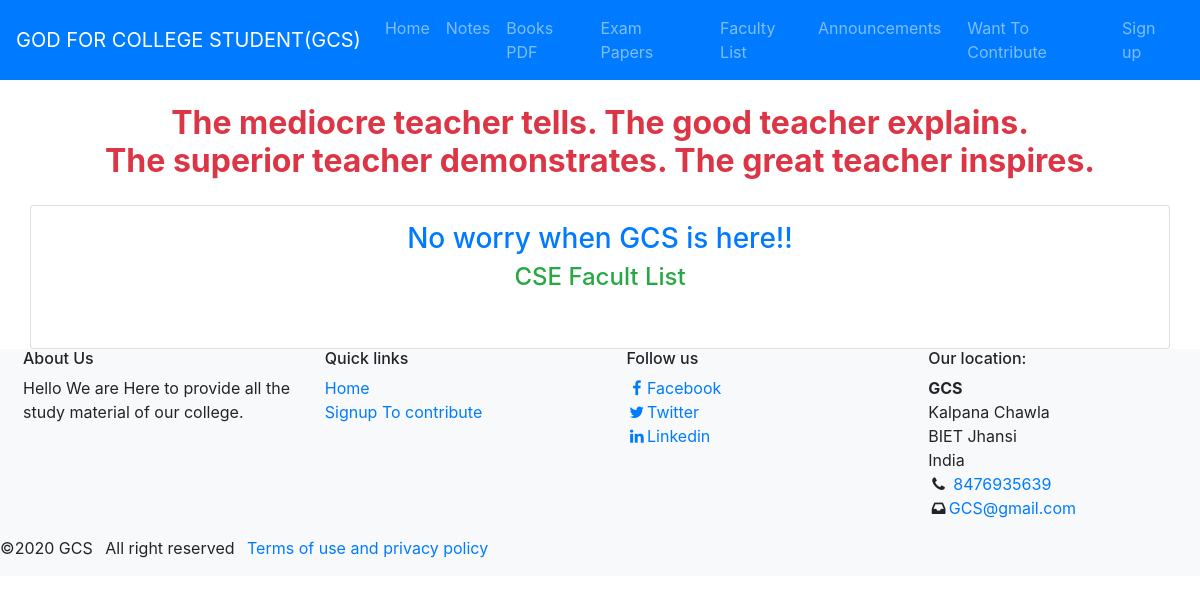
/faculty_list/CSE, run on an earlier commit of the app's database.
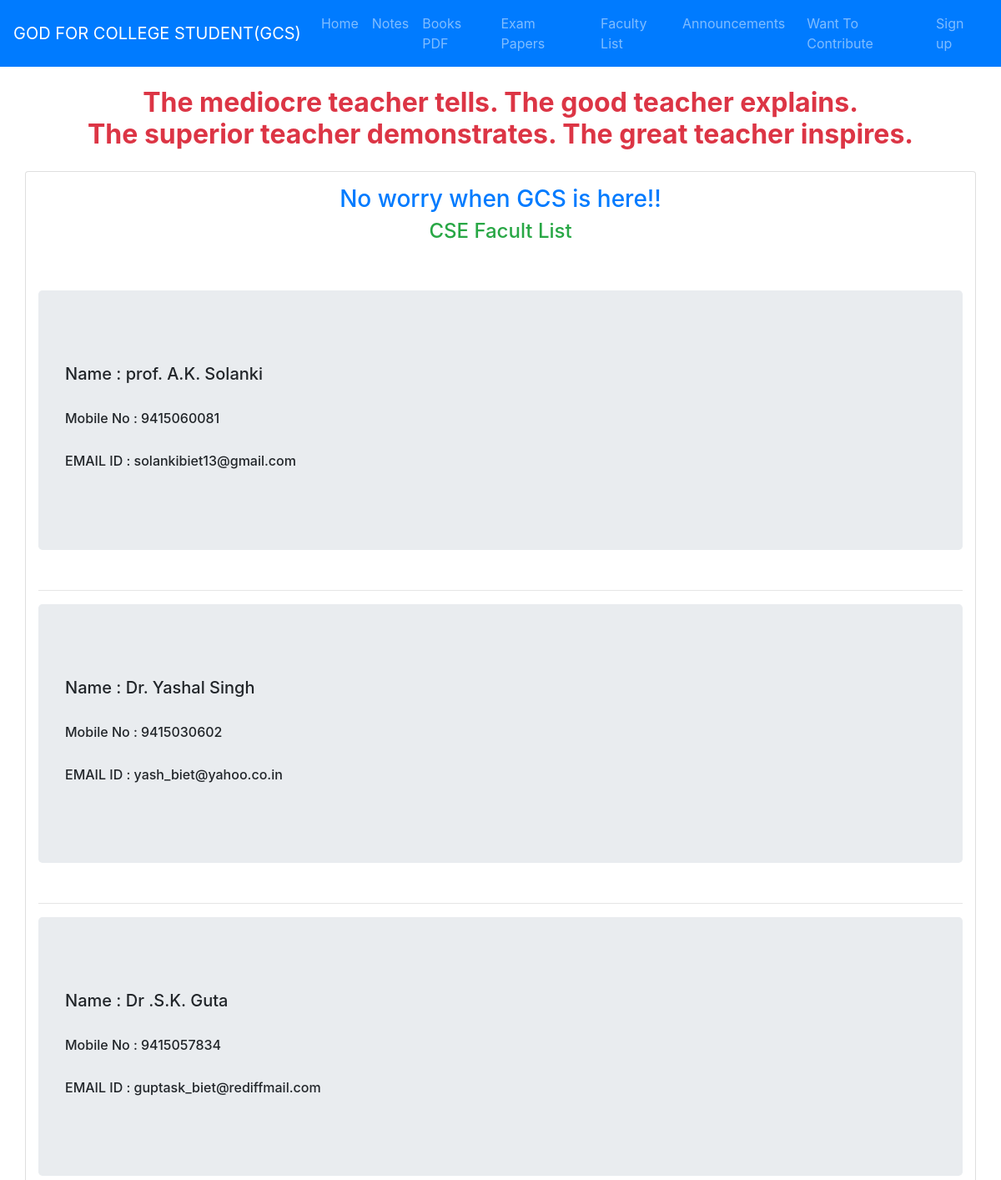
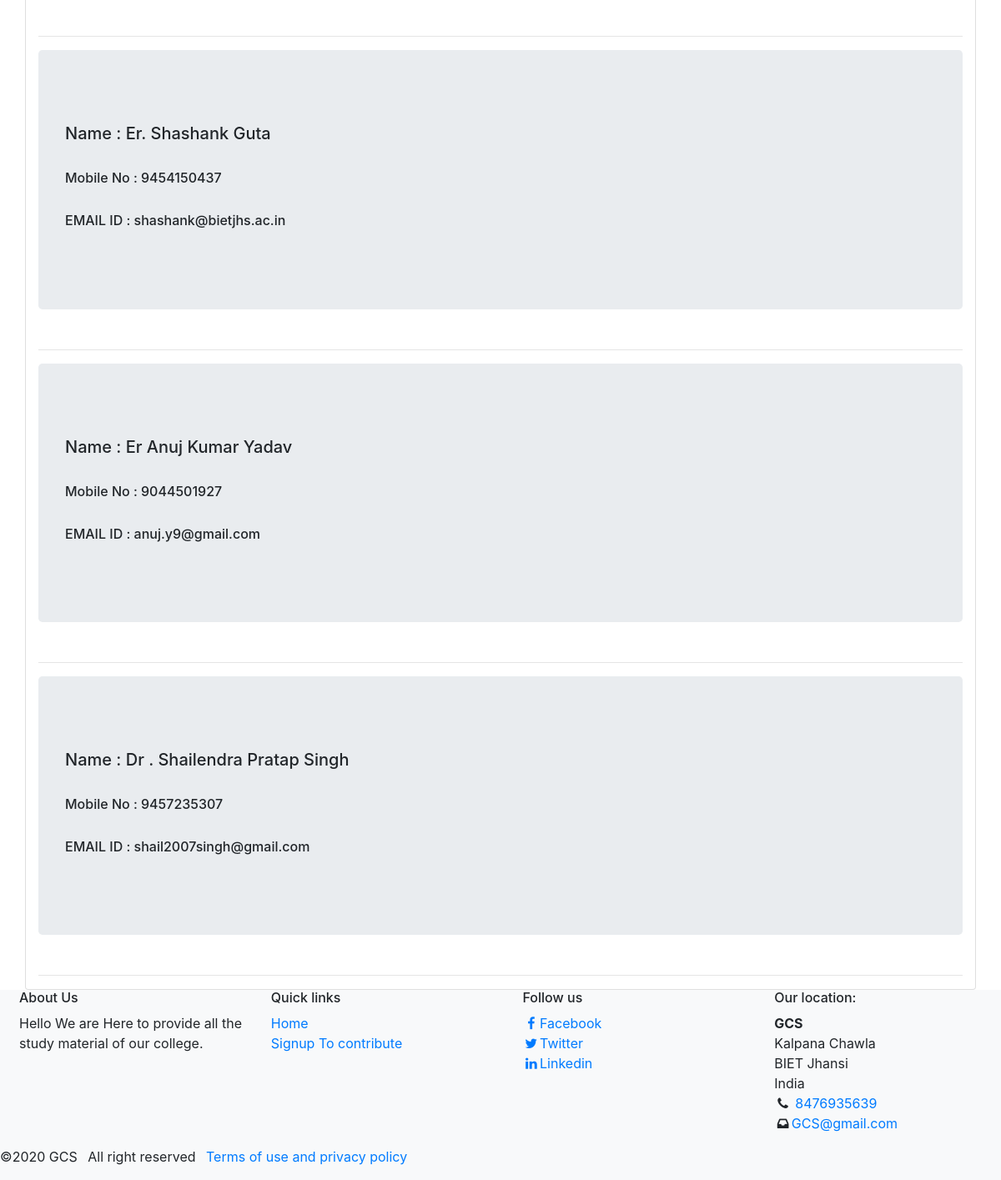
And on a later commit of the database (2 pictures, top to bottom).
### Notes/models.py (models this page shows, shortened)
class Teacher(models.Model):
	Name=models.CharField(max_length=50)
	Department=models.CharField( max_length=20, choices=Branch_choice)
	Mobile=models.BigIntegerField()
	Email=models.EmailField(null=True)

### Notes/views.py (the view)
# urls.py: path('faculty_list/<str:branch>', views.facultylist, name='facultylist'),
def facultylist(request, branch):
	facultydetails = Teacher.objects.filter(Department=branch)
	return render(request,'Notes/faculty_list.html/',{'facultydetails':facultydetails,'branch':branch})

### Notes/templates/Notes/faculty_list.html (shortened to what this page needs)
{% extends "Notes/base.html" %}
{% load static %}
{% block content %}
<div class="text-center m-2 text-danger"><H2 class="m-4"><strong> The mediocre teacher tells. The good teacher explains.<br> The superior teacher demonstrates. The great teacher inspires.
 </strong></H2>
</div>
<div class="container card ">
	<h3 class="text-center text-primary mt-3"> No worry when GCS is here!!
	<h4 class="text-center text-success"> {{branch}} Facult List</h4>
	<br>
	<br>
	{% for faculty in facultydetails %}
	<div class="jumbotron">
	<br>
	<h5>Name : {{ faculty.Name }}</h5>
	<br>
<h6>Mobile No : {{ faculty.Mobile }}</h6>
	<br>
	<h6> EMAIL ID : {{ faculty.Email}}</h5>
	<br>
</div>
<hr>
	{% endfor %}
</div>
{% endblock content %}

### Notes/templates/Notes/base.html (shortened to what this page needs)
{% load static %}
	<!DOCTYPE html>
	<html>
	<head>
<link rel="stylesheet" type="text/css" href="{% static 'Notes/css/style.css' %}">
    <link rel="stylesheet" href="https://maxcdn.bootstrapcdn.com/bootstrap/4.0.0/css/bootstrap.min.css">
    <link rel="stylesheet" href="https://maxcdn.bootstrapcdn.com/font-awesome/4.7.0/css/font-awesome.min.css">
    <link rel="stylesheet" type="text/css" href="https://stackpath.bootstrapcdn.com/font-awesome/4.7.0/css/font-awesome.min.css">
<link rel="stylesheet" type="text/css" href="{% static 'Notes/css/style.css' %}">
	</head>
	<body>
    <body data-spy="scroll" data-target="#navScrollspy">
    	<nav class="navbar bg-primary navbar-dark navbar-expand-md ">
    		<a href="#" class="navbar-brand">GOD FOR COLLEGE STUDENT(GCS)</a>
    		<div class="collapse navbar-collapse" id="
    		navbarNav">
    		<ul class="navbar-nav" id="navScrollspy">
    			<li class="nav-item">
    				<a href="{% url 'home' %}" class="nav-link">Home</a>
    			</li>
    			<li class="nav-item">
    				<a href="{% url 'notes' %}" class="nav-link">Notes</a>
    			</li>
    			<li class="nav-item">
    				<a href="{% url 'books' %}" class="nav-link">Books PDF</a>
    			</li>
    			<li class="nav-item">
    				<a href="{% url 'papers' %}" class="nav-link">Exam Papers</a>
    			</li>
    			<li class="nav-item dropdown">
			<span class="nav-link">Faculty List</span>
    			</li>
    			<li class="nav-item">
    				<a href="{% url 'announcement' %}" class="nav-link">Announcements</a>
    			</li>
    			<li class="nav-item dropdown">
			<span class="nav-link">Want To Contribute</span>
    			</li>
{% if user.is_authenticated %}
        <li class="nav-item">
          <a href="#" class="nav-link text-white">Welcome {{user.username}}!</a>
        </li>
        <li>
        <form class="form-inline nav-item" action="{% url 'logout' %}" method="POST">
          {% csrf_token %}
          <button type="submit" class="btn btn-success ml-2">Log out</button>
        </form>
    </li>
        {% else %}
        <li class="nav-item">
          <a class="nav-link" href="{% url 'signup' %}">Sign up</a>
        </li>
        {% endif %}
    			</ul>
    		</div></nav>
       {% block content %}
       {% endblock %}
   <footer class=" bg-light">
						<div class="continer">
							<div class="row ml-2">
                             <div class="col-12 col-sm-6 col-lg-3">
					         <h6>About Us</h6>
					         Hello We are Here to provide all the study material of our college.
					     </div>
								<div class="col-12 col-sm-6 col-lg-3">
							<h6>Quick links</h6>
							<ul class="list-unstyled">
								<li><a href="{% url 'home' %}">Home</a></li>
								<li><a href="{% url 'signup' %}">Signup To contribute</a></li>
							</ul></div>
							<div class="col-12 col-sm-6 col-lg-3">
                             <h6>Follow us</h6>
                             <ul class="list-unstyled">
								<li><a href="#"><i class="fa fa-facebook fa-fw" aria-hidden="true"></i>Facebook</a></li>
								<li><a href="#"><i class="fa fa-twitter fa-fw" aria-hidden="true"></i>Twitter</a></li>
								<li><a href="#"><i class="fa fa-linkedin fa-fw" aria-hidden="true"></i>Linkedin</a></li>
							</ul>
					</div>
					<div class="col-12 col-sm-6 col-lg-3">
						<h6>Our location:</h6>
						<address>
							<strong>GCS</strong></br>
							Kalpana Chawla<br>
							BIET Jhansi<br>
							India<br>
							<i class="fa fa-phone fa-fw" aria-hidden="true"></i>
							<span class="sr-only">Mobile</span><a href="tel:+1217363600">8476935639</a><br>
							<i class="fa fa-inbox fa-fw" aria-hidden="true"></i><span class="sr-only">Mail</span><a href="mailto:info@Cameo.com">GCS@gmail.com</a>
						</address></div></div>
						<div class="row">
							<div class="col-12 col-sm-6 col-lg-9">
						<ul class="list-inline">
							<li class="list-inline-item">&copy;2020 GCS</li>
							<li class="list-inline-item">All right reserved</li>
							<li class="list-inline-item"><a href="#" data-toggle="modal" data-target="#modal">Terms of use and privacy policy</a></li>
						</ul></div>
						</div></div></div></div></footer>
	</body>
	</html>

### Notes/static/Notes/css/style.css (style rules this page uses)
html,body { height: 100% }
.dropdown { position: relative; display: inline-block; margin-left: 10px; float: left; }

What changed in the data, as far as the page shows it:
now on this page (row edited): Teacher: Name "prof. A.K. Solanki", Mobile "9415060081", Email "solankibiet13@gmail.com"
now on this page (row edited): Teacher: Name "Dr. Yashal Singh", Mobile "9415030602", Email "yash_biet@yahoo.co.in"
now on this page (row edited): Teacher: Name "Dr .S.K. Guta", Mobile "9415057834", Email "guptask_biet@rediffmail.com"
now on this page (row edited): Teacher: Name "Er. Shashank Guta", Mobile "9454150437", Email "shashank@bietjhs.ac.in"
now on this page (row edited): Teacher: Name "Er Anuj Kumar Yadav", Mobile "9044501927", Email "anuj.y9@gmail.com"
now on this page (row edited): Teacher: Name "Dr . Shailendra Pratap Singh", Mobile "9457235307", Email "shail2007singh@gmail.com"
